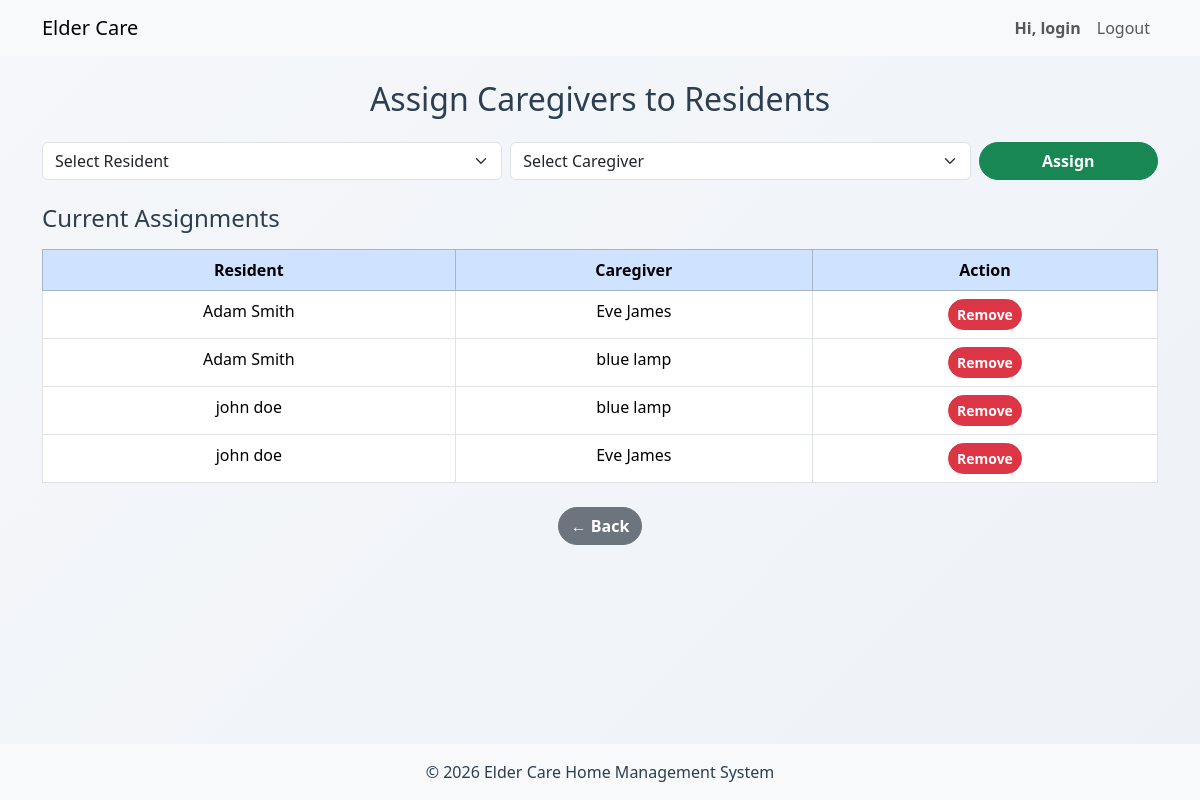
The page /admin/assign_caregivers.php (signed in) on the database its author committed.
### tables this page shows
CREATE TABLE `assignment` (
  `assignmentID` int(10) UNSIGNED NOT NULL,
  `residentSIN` int(10) UNSIGNED NOT NULL,
  `empID` int(10) UNSIGNED NOT NULL
);

CREATE TABLE `resident` (
  `residentSIN` varchar(9) NOT NULL,
  `user_id` int(11) NOT NULL,
  `DoB` date DEFAULT NULL,
  `phone` varchar(15) DEFAULT NULL,
  `profilePhoto` text DEFAULT NULL,
  `ECname` text DEFAULT NULL,
  `ECphone` varchar(15) DEFAULT NULL,
  `ECemail` text DEFAULT NULL,
  `fname` varchar(50) DEFAULT NULL,
  `lname` varchar(50) DEFAULT NULL
);

CREATE TABLE `caregiver` (
  `empID` int(8) UNSIGNED NOT NULL,
  `user_id` int(11) NOT NULL,
  `phone` varchar(15) DEFAULT NULL,
  `fname` varchar(50) DEFAULT NULL,
  `lname` varchar(50) DEFAULT NULL,
  `profilePhoto` text DEFAULT NULL
);

### admin/assign_caregivers.php (the view, shortened to what this page needs)
<?php
include '../includes/header.php';
$conn->prepare("
    DELETE a FROM assignment a
    JOIN resident r ON a.residentSIN = r.residentSIN
    JOIN users u ON r.user_id = u.user_id
    JOIN user_status us ON u.user_id = us.user_id
    WHERE us.status = 'suspended'
")->execute();
$conn->prepare("
    DELETE a FROM assignment a
    JOIN caregiver c ON a.empID = c.empID
    JOIN users u ON c.user_id = u.user_id
    JOIN user_status us ON u.user_id = us.user_id
    WHERE us.status = 'suspended'
")->execute();
$assignments = $conn->query("
    SELECT
        a.residentSIN,
        a.empID,
        r.fname AS r_fname,
        r.lname AS r_lname,
        c.fname AS c_fname,
        c.lname AS c_lname
    FROM assignment a
    JOIN resident r ON a.residentSIN = r.residentSIN
    JOIN caregiver c ON a.empID = c.empID
    JOIN users ur ON r.user_id = ur.user_id
    LEFT JOIN user_status usr ON ur.user_id = usr.user_id
    JOIN users uc ON c.user_id = uc.user_id
    LEFT JOIN user_status usc ON uc.user_id = usc.user_id
    WHERE COALESCE(usr.status,'active') = 'active'
      AND COALESCE(usc.status,'active') = 'active'
    ORDER BY r.fname
")->fetchAll();
?>
<div class="container py-4">
    <h2 class="mb-4 text-center">Assign Caregivers to Residents</h2>
    <form method="POST" class="row g-2 mb-4">
        <div class="col-md-5">
            <select name="residentSIN" class="form-select" required>
                <option value="">Select Resident</option>
            </select>
        </div>
        <div class="col-md-5">
            <select name="empID" class="form-select" required>
                <option value="">Select Caregiver</option>
            </select>
        </div>
        <div class="col-md-2">
            <button type="submit" name="assign" class="btn btn-success w-100">
                Assign
            </button>
        </div>
    </form>
    <h4 class="mb-3">Current Assignments</h4>
    <table class="table table-bordered text-center">
        <thead class="table-primary">
            <tr>
                <th>Resident</th>
                <th>Caregiver</th>
                <th>Action</th>
            </tr>
        </thead>
        <tbody>
        <?php if (count($assignments) === 0): ?>
            <tr><td colspan="3">No assignments yet.</td></tr>
        <?php else: ?>
            <?php foreach ($assignments as $a): ?>
            <tr>
                <td><?= htmlspecialchars($a['r_fname'].' '.$a['r_lname']) ?></td>
                <td><?= htmlspecialchars($a['c_fname'].' '.$a['c_lname']) ?></td>
                <td>
                    <form method="POST">
                        <button type="submit" name="remove" class="btn btn-danger btn-sm">
                            Remove
                        </button>
                    </form>
                </td>
            </tr>
            <?php endforeach; ?>
        <?php endif; ?>
        </tbody>
    </table>
    <div class="text-center mt-4">
        <a href="dashboard.php" class="btn btn-secondary">← Back</a>
    </div>
</div>
<?php include '../includes/footer.php'; ?>

### assets/css/global.css (style rules this page uses)
body { background: linear-gradient(135deg, #f5f7fa, #eef2f7); font-family: "Segoe UI", Tahoma, sans-serif; color: #2c3e50; }
* { transition: all 0.2s ease; }
.btn { border-radius: 25px !important; font-weight: 600; }

### rows shown on the page
assignment: resident.fname+lname "Adam Smith", empID.lname "Eve James"
assignment: resident.fname+lname "Adam Smith", empID.lname "blue lamp"
assignment: resident.fname+lname "john doe", empID.lname "blue lamp"
assignment: resident.fname+lname "john doe", empID.lname "Eve James"

### other values the page prints
$username "login"
